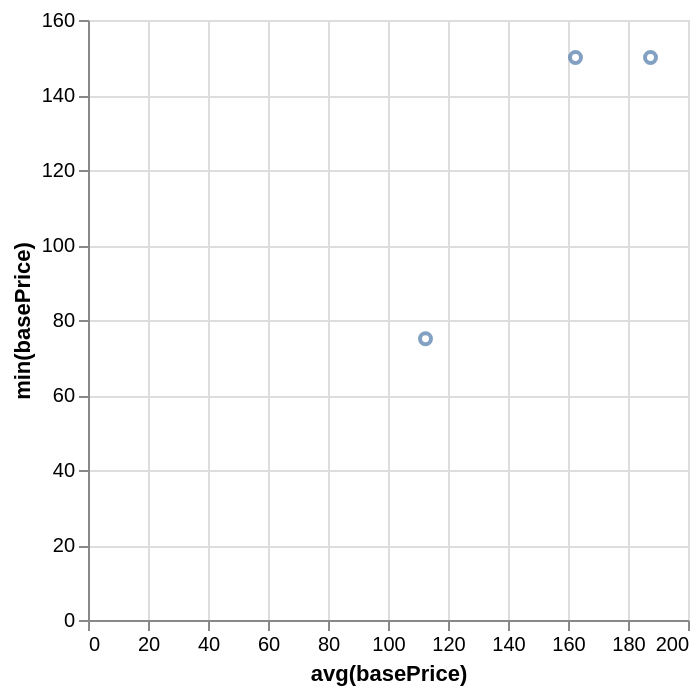

Vega-Lite specification stored for this chart:
### Vega-Lite specification from a JSON file in a GitHub repository (floating-point values rounded to 4 significant figures)
{"data": {"values": [{"x_data": 112.5, "y_data": 75}, {"x_data": 162.5, "y_data": 150}, {"x_data": 187.5, "y_data": 150}]}, "mark": "point", "encoding": {"x": {"field": "x_data", "type": "quantitative", "title": "avg(basePrice)"}, "y": {"field": "y_data", "type": "quantitative", "title": "min(basePrice)"}}}
